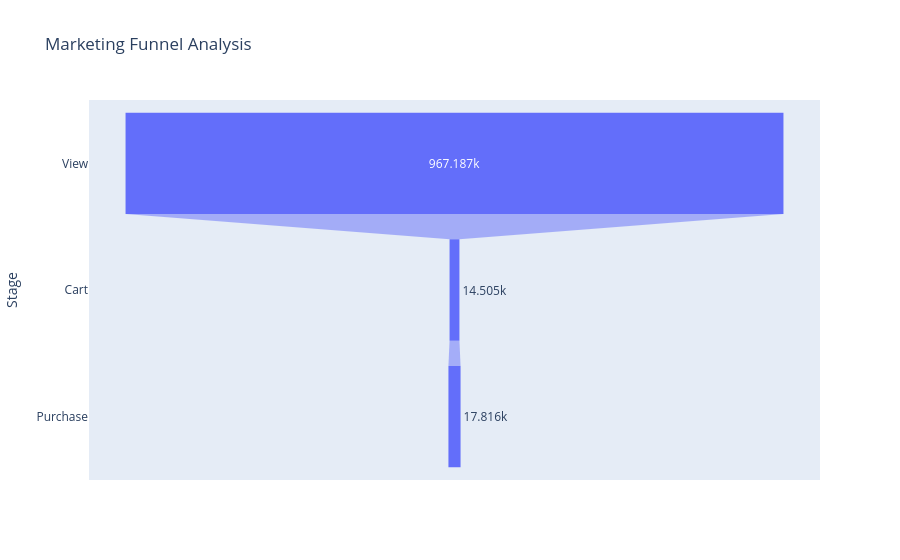

Notebook code for this chart:
### Code cell
# Funnel Visualisation
fig = px.funnel(
    funnel,
    x='Count',
    y='Stage',
    title='Marketing Funnel Analysis'
)

fig.show()

### Figure 1 — Plotly figure (JSON) as saved in the notebook; plotly's stock layout.template omitted (floating-point values rounded to 4 significant figures)
{"data": [{"hovertemplate": "Count=%{x}<br>Stage=%{y}<extra></extra>", "legendgroup": "", "marker": {"color": "#636efa"}, "name": "", "orientation": "h", "showlegend": false, "type": "funnel", "x": [967187, 14505, 17816], "xaxis": "x", "y": ["View", "Cart", "Purchase"], "yaxis": "y"}], "layout": {"legend": {"tracegroupgap": 0}, "title": {"text": "Marketing Funnel Analysis"}, "xaxis": {"anchor": "y", "domain": [0, 1], "title": {"text": "Count"}}, "yaxis": {"anchor": "x", "domain": [0, 1], "title": {"text": "Stage"}}}}
